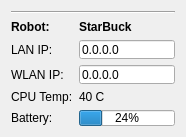
<?xml version="1.0" encoding="UTF-8"?>
<ui version="4.0">
 <class>RobotWidget</class>
 <widget class="QWidget" name="RobotWidget">
  <property name="geometry">
   <rect>
    <x>0</x>
    <y>0</y>
    <width>186</width>
    <height>137</height>
   </rect>
  </property>
  <property name="sizePolicy">
   <sizepolicy hsizetype="Expanding" vsizetype="MinimumExpanding">
    <horstretch>0</horstretch>
    <verstretch>0</verstretch>
   </sizepolicy>
  </property>
  <property name="minimumSize">
   <size>
    <width>0</width>
    <height>137</height>
   </size>
  </property>
  <property name="windowTitle">
   <string>Form</string>
  </property>
  <property name="autoFillBackground">
   <bool>false</bool>
  </property>
  <property name="styleSheet">
   <string notr="true"/>
  </property>
  <layout class="QVBoxLayout" name="verticalLayout">
   <item>
    <widget class="Line" name="line">
     <property name="orientation">
      <enum>Qt::Horizontal</enum>
     </property>
    </widget>
   </item>
   <item>
    <layout class="QFormLayout" name="formLayout">
     <item row="3" column="0">
      <widget class="QLabel" name="lblLanIp">
       <property name="sizePolicy">
        <sizepolicy hsizetype="Fixed" vsizetype="Preferred">
         <horstretch>0</horstretch>
         <verstretch>0</verstretch>
        </sizepolicy>
       </property>
       <property name="text">
        <string>LAN IP:</string>
       </property>
      </widget>
     </item>
     <item row="3" column="1">
      <widget class="QLineEdit" name="txtLanIp">
       <property name="sizePolicy">
        <sizepolicy hsizetype="Expanding" vsizetype="Preferred">
         <horstretch>0</horstretch>
         <verstretch>0</verstretch>
        </sizepolicy>
       </property>
       <property name="text">
        <string>0.0.0.0</string>
       </property>
       <property name="readOnly">
        <bool>true</bool>
       </property>
      </widget>
     </item>
     <item row="4" column="0">
      <widget class="QLabel" name="lblWifiIp">
       <property name="text">
        <string>WLAN IP:</string>
       </property>
      </widget>
     </item>
     <item row="4" column="1">
      <widget class="QLineEdit" name="txtWifiIp">
       <property name="sizePolicy">
        <sizepolicy hsizetype="Expanding" vsizetype="Preferred">
         <horstretch>0</horstretch>
         <verstretch>0</verstretch>
        </sizepolicy>
       </property>
       <property name="text">
        <string>0.0.0.0</string>
       </property>
       <property name="readOnly">
        <bool>true</bool>
       </property>
      </widget>
     </item>
     <item row="5" column="0">
      <widget class="QLabel" name="lblCpuTemp">
       <property name="text">
        <string>CPU Temp:</string>
       </property>
      </widget>
     </item>
     <item row="5" column="1">
      <widget class="QLabel" name="lblActualCpuTemp">
       <property name="sizePolicy">
        <sizepolicy hsizetype="Expanding" vsizetype="Preferred">
         <horstretch>0</horstretch>
         <verstretch>0</verstretch>
        </sizepolicy>
       </property>
       <property name="text">
        <string>40 C</string>
       </property>
      </widget>
     </item>
     <item row="6" column="0">
      <widget class="QLabel" name="lblBattery">
       <property name="text">
        <string>Battery:</string>
       </property>
      </widget>
     </item>
     <item row="6" column="1">
      <widget class="QProgressBar" name="batteryValue">
       <property name="sizePolicy">
        <sizepolicy hsizetype="Expanding" vsizetype="Preferred">
         <horstretch>0</horstretch>
         <verstretch>0</verstretch>
        </sizepolicy>
       </property>
       <property name="value">
        <number>24</number>
       </property>
      </widget>
     </item>
     <item row="2" column="0">
      <widget class="QLabel" name="lblTRobot">
       <property name="font">
        <font>
         <weight>75</weight>
         <bold>true</bold>
        </font>
       </property>
       <property name="text">
        <string>Robot:</string>
       </property>
      </widget>
     </item>
     <item row="2" column="1">
      <widget class="QLabel" name="lblRobot">
       <property name="font">
        <font>
         <weight>75</weight>
         <bold>true</bold>
        </font>
       </property>
       <property name="text">
        <string>StarBuck</string>
       </property>
      </widget>
     </item>
    </layout>
   </item>
  </layout>
 </widget>
 <resources/>
 <connections/>
</ui>
